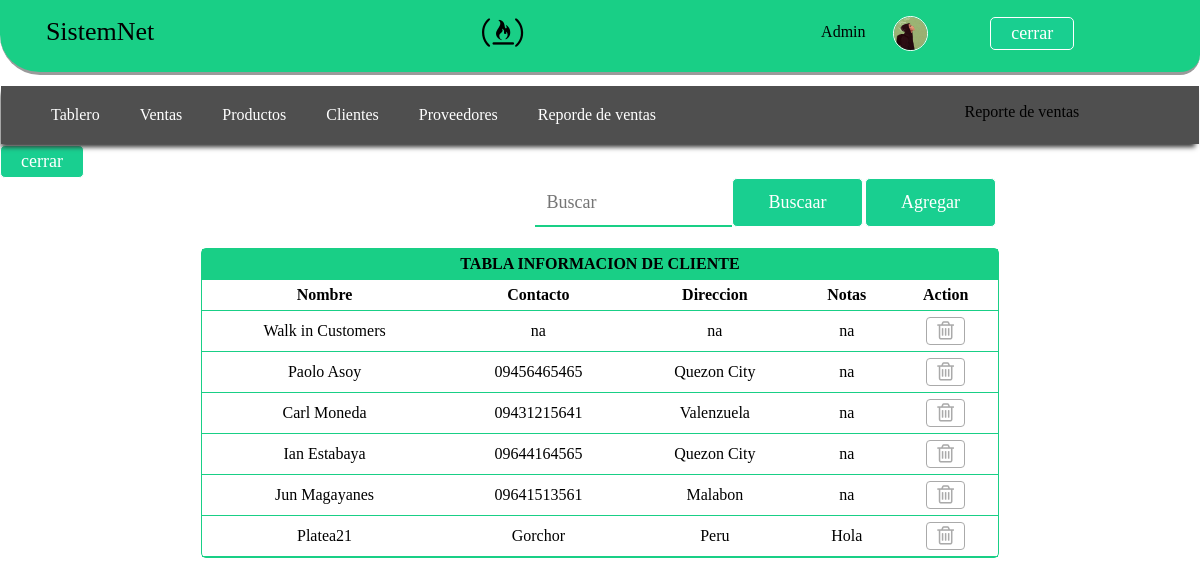
The app's page /clientes.php (signed in) with its own data.
### tables this page shows
CREATE TABLE IF NOT EXISTS `customers` (
  `id` int(11) NOT NULL AUTO_INCREMENT,
  `name` varchar(100) NOT NULL,
  `contact` varchar(100) NOT NULL,
  `address` varchar(100) NOT NULL,
  `note` varchar(100) NOT NULL,
  PRIMARY KEY (`id`,`name`)
);

### clientes.php (the view, shortened to what this page needs)
<?php include_once"cabecera.php"; ?>
<?php include_once"navbar.php"; ?>
  <div class="container">
    <div class="row">
      <div class="col-lg-2"></div>
      <div class="col-lg-8">
        <div class="col-lg-5"></div>
        <div class="col-lg-3">
            <div class=""><form action="" method="post"><input type="text" name="buscarproductos"value="" placeholder="Buscar" autofocus=""></input></div>
        </div>
        <div class="col-lg-2"><input type="submit" name="buscar" value="Buscaar" class="btn btn--claro btn--md"></div>
        <form action="clientes_agregar.php">
        <div class="col-lg-2"><input type="submit" name="" value="Agregar" class="btn btn--claro btn--md" onclick="clientes_agregar('popup-box1')"></div>
      </form>
      </div>
      <div class="col-lg-2"></div>
    </div>
    <br>
    <div class="row">
      <div class="col-lg-2"></div>
      <div class="col-lg-8">
        <table width="100%" border="0" cellspacing="0px" class="contenido">
          <tr class="table__cat">
            <th colspan="8">TABLA INFORMACION DE CLIENTE</th>
          </tr>
          <tr class="contenido--tr">
            <th>Nombre</th>
            <th>Contacto</th>
            <th>Direccion</th>
            <th>Notas</th>
            <th>Action</th>
          </tr>
          <?php
          require_once './config.php';
          if(!isset($_POST['buscar'])){
          $sql="SELECT * FROM customers";
          $resultado= mysqli_query($conexion, $sql);
          }else if(isset ($_POST['buscar'])){
              @$buscar=$_POST['buscarproductos'];
              $sql="SELECT * FROM customers WHERE NAME LIKE ('%$buscar%') OR contact LIKE ('%$buscar%') OR address LIKE ('%$buscar%');";
              $resultado= mysqli_query($conexion, $sql);
          }
          while($fila= mysqli_fetch_array($resultado)){
          ?>
          <tr class="contenido--tr">
            <td><?php echo $fila[1];?></td>
            <td><?php echo $fila[2];?></td>
            <td><?php echo $fila[3];?></td>
            <td><?php echo $fila[4];?></td>
            <td><a href="eliminar.php?idc=<?php echo $fila[0];?>" class="btnlk btnlk--mediano btnlk--rojo fa fa-trash-o fa-lg"></a></td>
          </tr>
          <?php }?>
        </table>
      </div>
      <div class="col-lg-2"></div>
    </div>
  </div>

### cabecera.php (shortened to what this page needs)
<!DOCTYPE html>
<html lang="en">
<head>
  <link rel="stylesheet" href="css\estilos.css">
  <link rel="stylesheet" href="css\grid.css">
  <link rel="stylesheet" href="font-awesome-4.7.0\css\font-awesome.min.css">
</head>
<body>
  <div class="container">
    <div class="cabecera">
      <div class="row">
      <div class="col-lg-12 col-md-12 col-sm-12">
        <div class="col-lg-2 col-md-2 col-sm-2">
          <div class="cabecera__nombresistema">
           SistemNet
          </div>
        </div>
        <div class="col-lg-6 col-md-6 col-sm-6">
          <div class="cabecera__iconocentro">
            <i class="fa fa-free-code-camp fa-2x" aria-hidden="true"></i>
          </div>
        </div>
        <div class="col-lg-1 col-md-1 col-sm-1">
          <div class="cabecera__nombreusuario">
           <?php session_start(); echo $_SESSION["access"]; ?>
          </div>
        </div>
        <div class="col-lg-1 col-md-1 col-sm-1">
          <div class="">
           <img id="cabecera_usuario"src="fuentes\mr.jpg" alt="usuario">
          </div>
        </div>
        <div class="col-lg-2 col-md-2 col-sm-2">
            <div class="">
                <a href="logout.php"> <button class="btn btn--claro">cerrar</button></a>
            </div>
          </div>
        </div>
      </div>
      </div>
      </div>

### navbar.php (shortened to what this page needs)
<div class="row">
  <div class="col-lg-12 col-md-12 col-sm-12 col-xs-12">
    <nav class="navbar__nav">
      <ul class="navbar__ul">
        <li class="navbar__li"><a class="enlace navbar__nav_inicio" href="tablero.php">Tablero</a></li>
        <li class="navbar__li"><a class="enlace" href="ventas.php">Ventas</a></li>
        <li class="navbar__li"><a class="enlace" href="productos.php">Productos</a></li>
        <li class="navbar__li"><a class="enlace" href="clientes.php">Clientes</a></li>
        <li class="navbar__li navbar__li"><a class="enlace" href="proveedores.php">Proveedores</a></li>
        <li class="navbar__li"><a class="enlace" href="reportes.php">Reporde de ventas</a></li>
        <li class="navbar__li--fecha">Reporte de ventas</li>
      </ul>
    </nav>
  </div>
</div>
<button class="btn btn--claro">cerrar</button>

### css/estilos.css (style rules this page uses)
* { margin-bottom: 20px; font-family:cursive; }
.navbar__nav { margin-top: 10px; background: rgba(0, 0, 0, 0.69); width: 100%; position:sticky; z-index: none; box-shadow: -2px 5px 5px -2px #333333; }
.navbar__ul { list-style: none; overflow: hidden; margin-left: 0px; }
.navbar__li { float: left; font-family: Arial, sans-serif; font-size: 16px; }
.enlace { display: block; padding: 20px; color: #fff; text-decoration:none; }
.navbar__li--fecha { float: right; margin-top: 17px; margin-right: 10%; }
.navbar__nav_inicio { margin-left:30px; }
.cabecera { background: #19CF86; padding: 15px; border-bottom-left-radius: 40px; border-bottom-right-radius:20px; border-bottom-style:outset; width: 100%; }
.btn { font-weight: normal; font-size: 18px; padding: 5px 20px; outline: none; border-radius: 5px; cursor: pointer; }
.btn--claro { background-color: #19CF90; border: 1px solid #fff; color: #fff; }
.btn--md { padding: 13px 30px; margin: -2px; width: 100%; }
.cabecera__nombresistema { margin-left: 15%; font-size: 26px; }
.cabecera__iconocentro { text-align: center; }
.cabecera__nombreusuario { text-align: center; margin-top: 6px; }
#cabecera_usuario { margin-top: -1px; width: 35px; height: 35px; border: 1px solid white; border-radius: 100%; overflow: hidden; }
.contenido { text-align: center; border: 1.5px solid #19CF86; border-radius:5px; }
.contenido--tr > td,th { padding: 6px; border-bottom: 1px solid #19CF86; }
.table__cat { background: #19CF86; }
input[type=text],input[type=password] { width: 100%; padding: 12px; outline-color: #19CF90; border: none; border-bottom: 2px solid #19CF86; resize: vertical; font-size: 18px; color: #aaa; font-family: cursive; }
.btnlk { padding: 10px 30px; border-radius: 4px; outline: none; background: #fff; border: 1px solid #aaa; font-size: 18px; color: #aaa; }
.btnlk--mediano { padding: 5px 10px; font-size: 15px; }

### css/grid.css (style rules this page uses)
* { margin: 0; padding: 0; list-style: none; text-decoration: none; box-sizing: border-box; }
.container { position: relative; margin: auto; width: 100%; height: auto; }
.row { position: relative; margin: auto; width: 100%; height: auto; clear: both; display: table; }
[class*="col-"] { float: left; padding: 1px; }
@media (min-width:1200px) { .col-lg-12 { width: 100%; } }
@media (min-width:1200px) { .col-lg-8 { width: 66.66666667%; } }
@media (min-width:1200px) { .col-lg-6 { width: 50%; } }
@media (min-width:1200px) { .col-lg-5 { width: 41.66666667%; } }
@media (min-width:1200px) { .col-lg-3 { width: 25%; } }
@media (min-width:1200px) { .col-lg-2 { width: 16.66666667%; } }
@media (min-width:1200px) { .col-lg-1 { width: 8.33333333%; } }

### records on screen
customers: name "Walk in Customers", contact "na", address "na", note "na"
customers: name "Paolo Asoy", contact "09456465465", address "Quezon City", note "na"
customers: name "Carl Moneda", contact "09431215641", address "Valenzuela", note "na"
customers: name "Ian Estabaya", contact "09644164565", address "Quezon City", note "na"
customers: name "Jun Magayanes", contact "09641513561", address "Malabon", note "na"
customers: name "Platea21", contact "Gorchor", address "Peru", note "Hola"

### other values on screen
$_SESSION["access"] "Admin"
